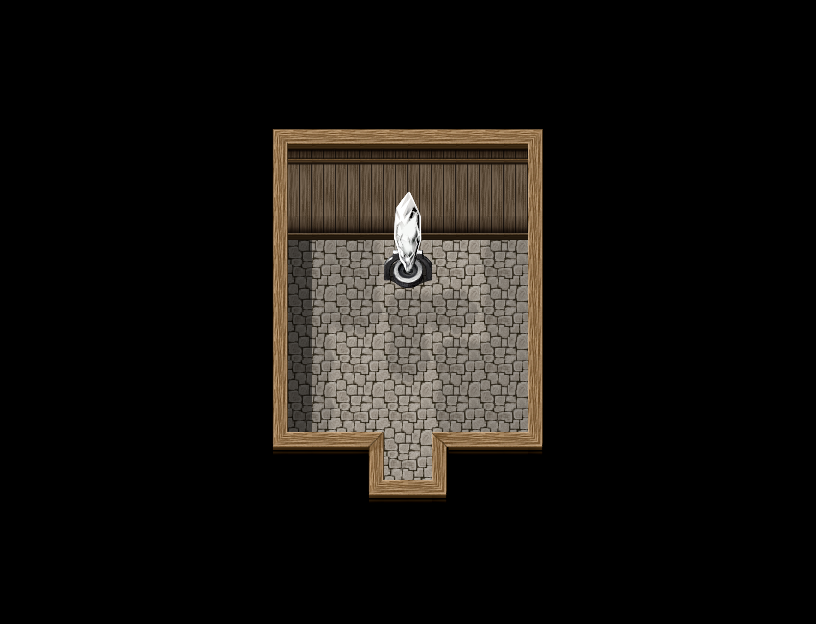

A 2D game scene composited from a Tiled map and its tileset images. What follows is a short description and the map's XML, with each tile layer's data collapsed to a summary:
An orthogonal 34x26 tile map with 24x24 px tiles, 9 tile layers (under0_none, under1_ground, under2_objects, under3_none, ...), 2 tilesets and 9 objects (2x chief_s_house_b1).

<map version="1.2" tiledversion="1.2.3" orientation="orthogonal" renderorder="right-down" width="34" height="26" tilewidth="24" tileheight="24" infinite="0" nextlayerid="13" nextobjectid="11">
 <tileset firstgid="1" name="chief_s_house_b2" tilewidth="24" tileheight="24" tilecount="171" columns="19">
  <image source="tilesets/chief_s_house_b2.png" width="456" height="216" />
 </tileset>
 <tileset firstgid="172" source="tilesets/fsm_object02.tsx" />
 <layer id="2" name="under0_none" width="34" height="26">
  <data>[884 cells, 0 non-empty, 0 distinct tile ids]</data>
 </layer>
 <layer id="1" name="under1_ground" width="34" height="26">
  <data>[884 cells, 848 non-empty, 50 distinct tile ids]</data>
 </layer>
 <layer id="3" name="under2_objects" width="34" height="26">
  <data>[884 cells, 8 non-empty, 8 distinct tile ids]</data>
 </layer>
 <layer id="4" name="under3_none" width="34" height="26">
  <data>[884 cells, 0 non-empty, 0 distinct tile ids]</data>
 </layer>
 <layer id="5" name="under4_none" width="34" height="26">
  <data>[884 cells, 0 non-empty, 0 distinct tile ids]</data>
 </layer>
 <layer id="6" name="under5_none" width="34" height="26">
  <data>[884 cells, 0 non-empty, 0 distinct tile ids]</data>
 </layer>
 <layer id="8" name="over6_objects" width="34" height="26">
  <data>[884 cells, 36 non-empty, 9 distinct tile ids]</data>
 </layer>
 <layer id="9" name="over7_none" width="34" height="26">
  <data>[884 cells, 0 non-empty, 0 distinct tile ids]</data>
 </layer>
 <layer id="10" name="over8_none" width="34" height="26">
  <data>[884 cells, 0 non-empty, 0 distinct tile ids]</data>
 </layer>
 <objectgroup id="7" name="collision_layer">
  <object id="3" x="528" y="0" width="288" height="624" />
  <object id="4" x="0" y="0" width="288" height="624" />
  <object id="5" x="288" y="0" width="240" height="240" />
  <object id="6" x="288" y="456" width="96" height="168" />
  <object id="7" x="432" y="456" width="96" height="168" />
  <object id="8" x="384" y="528" width="48" height="96" />
  <object id="9" x="384" y="240" width="48" height="48" />
 </objectgroup>
 <objectgroup id="11" name="spawn_layer">
  <object id="1" name="chief_s_house_b1" x="384" y="480" width="48" height="24" />
 </objectgroup>
 <objectgroup id="12" name="portal_layer">
  <object id="2" name="chief_s_house_b1" x="384" y="504" width="48" height="24" />
 </objectgroup>
</map>
